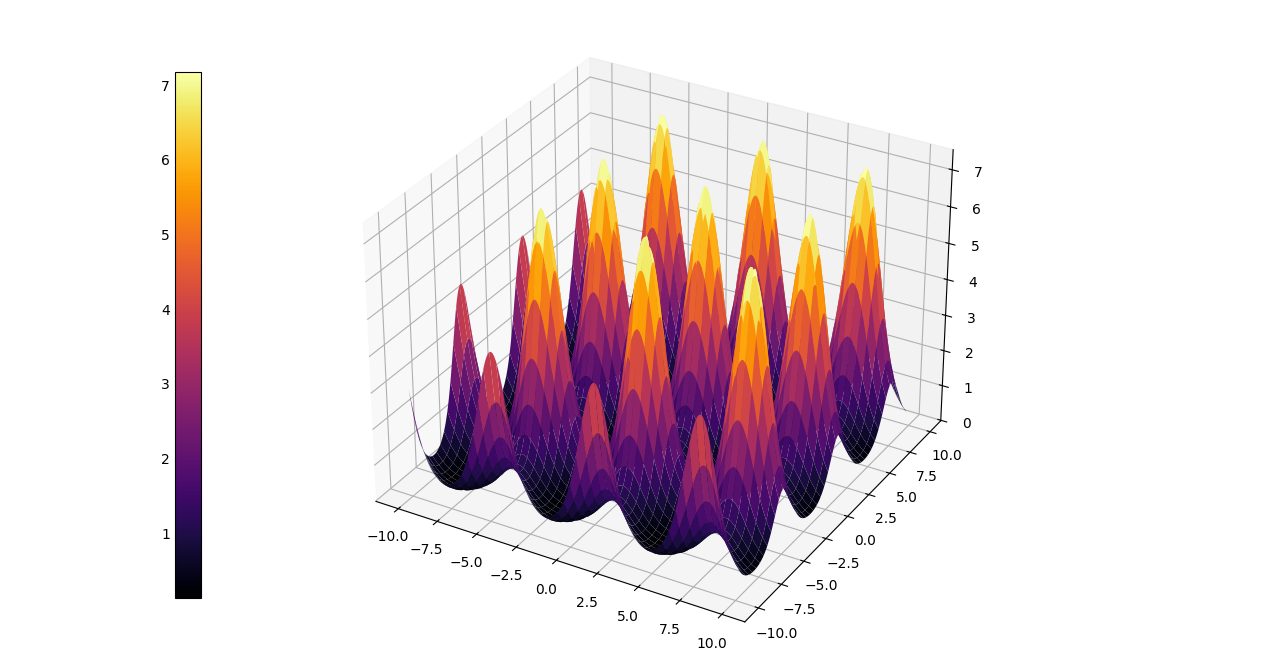

Write the Python code that produced this figure.
import matplotlib.pyplot as plt
from mpl_toolkits.mplot3d import axes3d
import numpy as np

plt.style.use('_mpl-gallery')

x, y = np.meshgrid(np.arange(-10, 10, 0.1),
                   np.arange(-10, 10, 0.1))
z = np.exp(np.sin(x) + np.sin(y))

fig = plt.figure("Surface")
ax = fig.add_subplot(111, projection='3d')
surface = axes3d.Axes3D.plot_surface(ax, x, y, z, vmin=z.min(), cmap="inferno")

# adds colour bar
cbar = fig.colorbar(surface, ax=ax, location="left", shrink=0.8)

plt.show()
